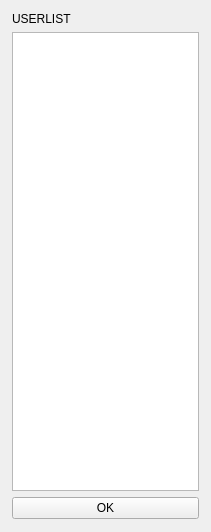
<?xml version="1.0" encoding="UTF-8"?>
<ui version="4.0">
 <class>Form</class>
 <widget class="QWidget" name="Form">
  <property name="geometry">
   <rect>
    <x>0</x>
    <y>0</y>
    <width>211</width>
    <height>532</height>
   </rect>
  </property>
  <property name="windowTitle">
   <string>Form</string>
  </property>
  <widget class="QWidget" name="verticalLayoutWidget">
   <property name="geometry">
    <rect>
     <x>0</x>
     <y>0</y>
     <width>211</width>
     <height>531</height>
    </rect>
   </property>
   <layout class="QVBoxLayout" name="verticalLayout">
    <property name="margin">
     <number>12</number>
    </property>
    <item>
     <widget class="QLabel" name="userlistLabel">
      <property name="text">
       <string>USERLIST</string>
      </property>
     </widget>
    </item>
    <item>
     <widget class="QListWidget" name="userList"/>
    </item>
    <item>
     <widget class="QPushButton" name="closeUserlist">
      <property name="text">
       <string>OK</string>
      </property>
     </widget>
    </item>
   </layout>
  </widget>
 </widget>
 <resources/>
 <connections/>
</ui>
